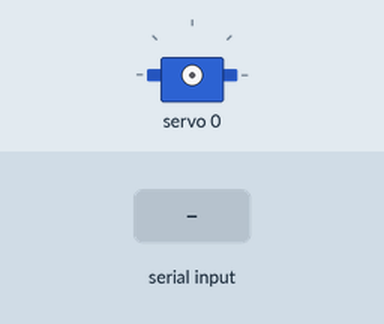
A sketch run on a simulated Arduino Uno, built with avr-gcc and run on an emulated ATmega328P. Shown: servo. The inputs (shaded band) are chosen by the test bench.

Above: at 1.2 s.
1.3 s: "90,45\n" received over Serial
2.9 s: "30,150\n" received over Serial
At 3.7 s:
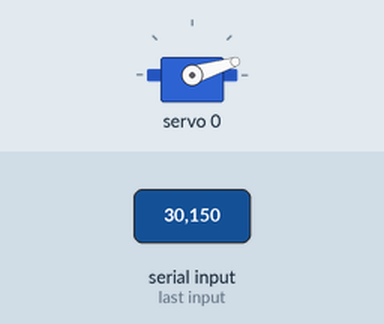
4.5 s: "200\n" received over Serial
At 4.9 s:
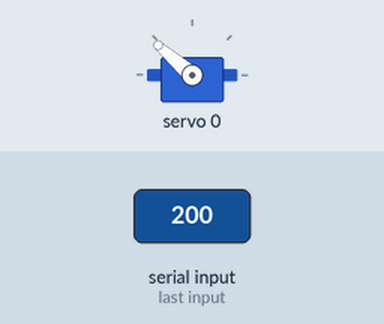
6.1 s: "90\n" received over Serial
At 7.4 s:
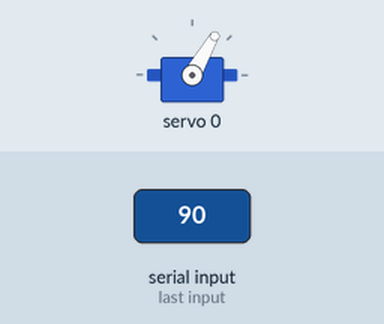
Timing chart, 0 to 8.7 s (numbered marks = the images above; inputs shaded):
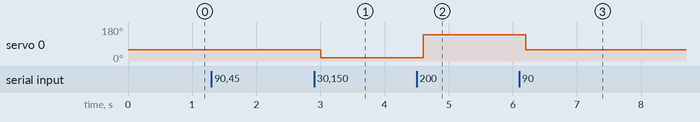

The sketch:

servo_serial_control.ino
```cpp
//#include <Servo.h>
//#include <Wire.h>
#include <Adafruit_PWMServoDriver.h>

//#define MOTOR_PWM_PIN 9  // PWM Output Pin for Motor Controller
#define MIN_PULSE_WIDTH 500 // Servo Min Pulse Width
#define MAX_PULSE_WIDTH 2500 // Servo Max Pulse Width
#define FREQUENCY 50 // Frequency for PCA9685
#define servo1 0 // Servo Channel 1

//Servo motorController; // Spark MAX Motor Controller
Adafruit_PWMServoDriver pwm = Adafruit_PWMServoDriver();

//int motorType = 0;
//float motorSpeed = 0.0;
int servoPos = 0;

void setup() {
    //motorController.attach(MOTOR_PWM_PIN);
    pwm.begin();
    pwm.setPWMFreq(FREQUENCY);
    Serial.begin(9600);   // Initialize serial communication
    //pinMode(13, OUTPUT);  // Set the built-in LED on pin 13 as an output
  }

void loop() {
    if (Serial.available() > 0) { // Changed from if to while. Might need to change back.
        String input = Serial.readStringUntil('\n'); // Read input until newline
        input.trim(); // Remove leading/trailing whitespace

        servoPos = input.toInt(); // Convert to float
        moveServo(servo1, servoPos);
    }
    delay(200);
}

// Function to map speed (-1.0 to 1.0) to PWM pulse width (1000 to 2000 μs)
//int speedToPulseWidth(float speed) {
//    speed = constrain(speed, -0.6, 0.6); // Ensure speed is within range (-0.6, 0.6). Change later to (-1.0, 1.0).
//
//    // Map the speed to a pulse width between 1000 and 2000 μs
//    return map(speed * 100, -100, 100, 1000, 2000); // Return pulse width in microseconds
//}

void moveServo(int servoOut, int angle){
    int pulseWidth = map(angle, 0, 270, MIN_PULSE_WIDTH, MAX_PULSE_WIDTH);

    // Convert the pulse width to a value suitable for the PCA9685
    int pulseValue = int(float(pulseWidth) / 1000000 * FREQUENCY * 4096);
    pwm.setPWM(servoOut, 0, pulseValue);
}
```

Measured:
- after the input at 2.9 s, servo 0: 60° → 17° after 0.10 s
- after the input at 4.5 s, servo 0: 17° → 139° after 0.10 s
- after the input at 6.1 s, servo 0: 139° → 60° after 0.11 s
